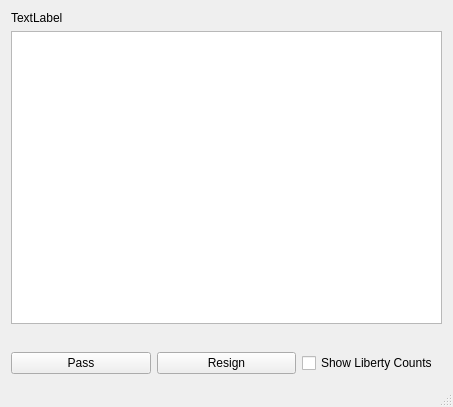
<?xml version="1.0" encoding="UTF-8"?>
<ui version="4.0">
 <class>MainWindow</class>
 <widget class="QMainWindow" name="MainWindow">
  <property name="geometry">
   <rect>
    <x>0</x>
    <y>0</y>
    <width>453</width>
    <height>407</height>
   </rect>
  </property>
  <property name="windowTitle">
   <string>Gomer</string>
  </property>
  <widget class="QWidget" name="centralWidget">
   <layout class="QGridLayout" name="gridLayout">
    <item row="1" column="0">
     <widget class="QGraphicsView" name="boardView">
      <property name="sceneRect">
       <rectf>
        <x>-2.000000000000000</x>
        <y>-2.000000000000000</y>
        <width>22.000000000000000</width>
        <height>22.000000000000000</height>
       </rectf>
      </property>
     </widget>
    </item>
    <item row="0" column="0">
     <widget class="QLabel" name="stateLabel">
      <property name="text">
       <string>TextLabel</string>
      </property>
     </widget>
    </item>
    <item row="2" column="0">
     <layout class="QHBoxLayout" name="horizontalLayout">
      <property name="topMargin">
       <number>22</number>
      </property>
      <item>
       <widget class="QPushButton" name="pass">
        <property name="text">
         <string>Pass</string>
        </property>
       </widget>
      </item>
      <item>
       <widget class="QPushButton" name="resign">
        <property name="text">
         <string>Resign</string>
        </property>
       </widget>
      </item>
      <item>
       <widget class="QCheckBox" name="showLibertyCounts">
        <property name="text">
         <string>Show Liberty Counts</string>
        </property>
       </widget>
      </item>
     </layout>
    </item>
   </layout>
  </widget>
  <widget class="QMenuBar" name="menuBar">
   <property name="geometry">
    <rect>
     <x>0</x>
     <y>0</y>
     <width>453</width>
     <height>22</height>
    </rect>
   </property>
  </widget>
  <widget class="QStatusBar" name="statusBar"/>
 </widget>
 <layoutdefault spacing="6" margin="11"/>
 <resources/>
 <connections/>
</ui>
